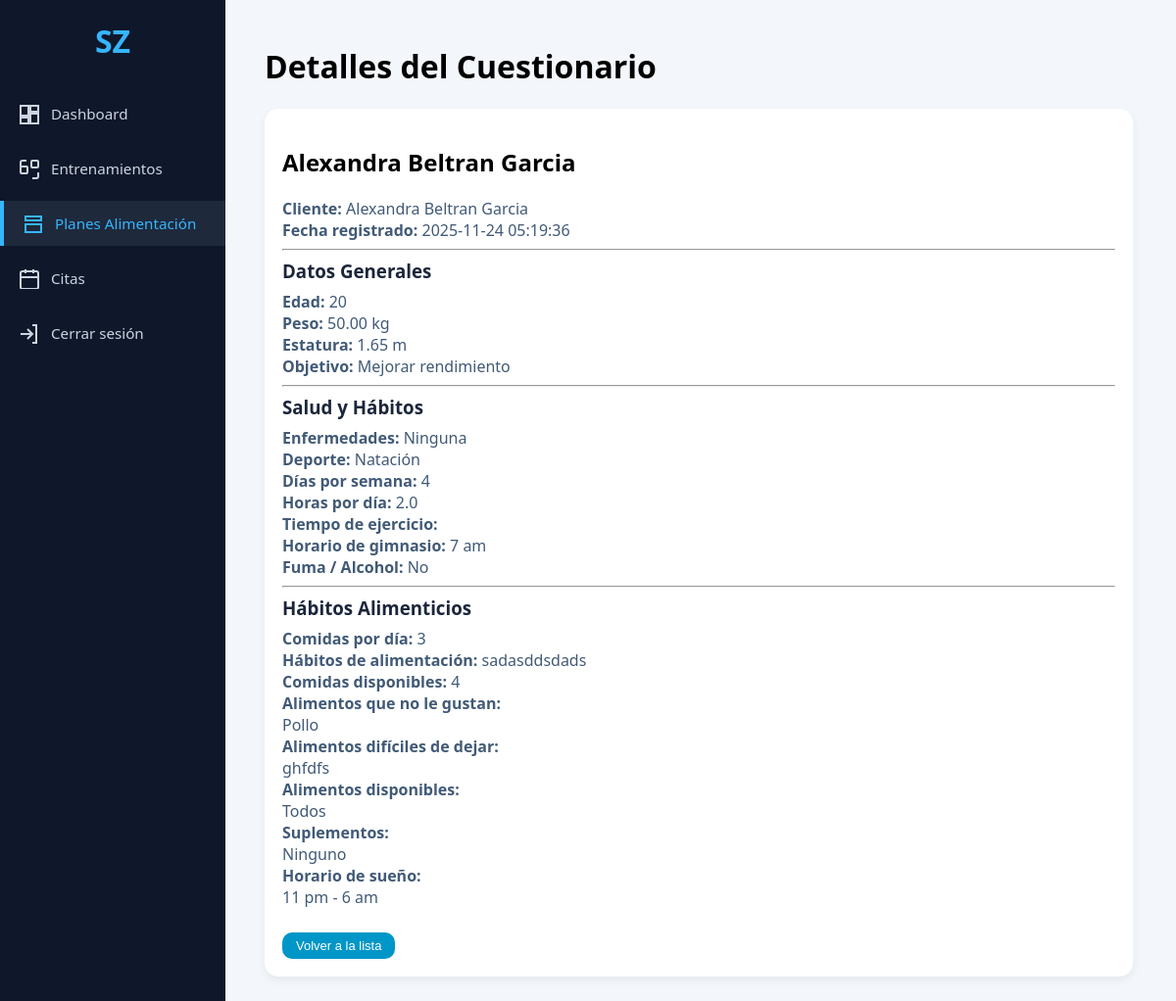
Before: /index.php?controller=PlanAlimentacion&action=ver&id=4 (signed in) with the older database file.
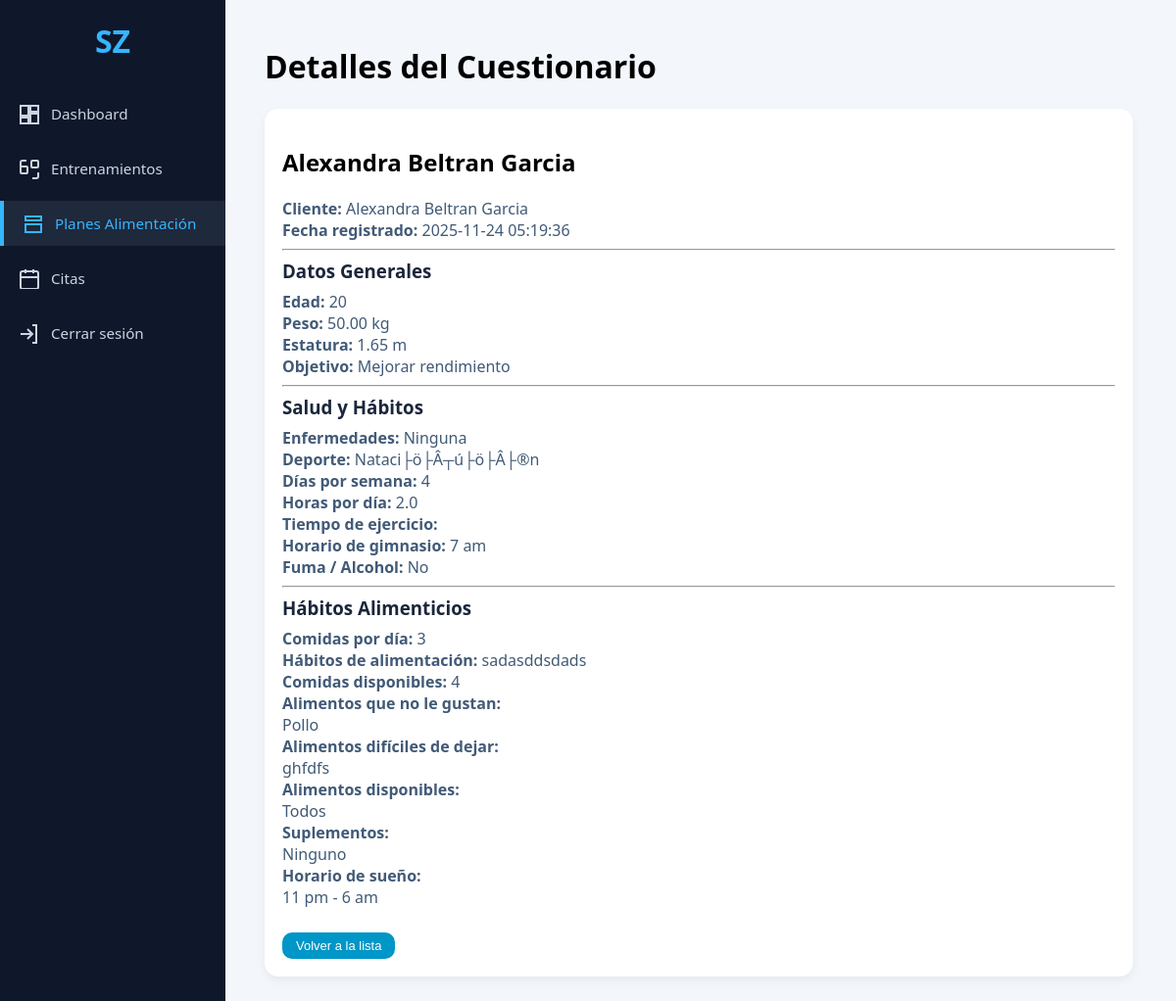
After: the same page with the newer database file.
### tables this page shows
CREATE TABLE `cuestionario_alimentacion` (
  `idCuestionario` int(11) NOT NULL AUTO_INCREMENT,
  `idUsuario` int(11) NOT NULL,
  `idCoach` int(11) DEFAULT NULL,
  `nombreCompleto` varchar(150) DEFAULT NULL,
  `edad` int(11) DEFAULT NULL,
  `peso` decimal(5,2) DEFAULT NULL,
  `estatura` decimal(4,2) DEFAULT NULL,
  `objetivo` varchar(100) DEFAULT NULL,
  `enfermedades` text DEFAULT NULL,
  `deporte` varchar(100) DEFAULT NULL,
  `diasSemana` int(11) DEFAULT NULL,
  `horasDia` decimal(3,1) DEFAULT NULL,
  `tiempoEjercicio` varchar(100) DEFAULT NULL,
  `horarioGym` varchar(100) DEFAULT NULL,
  `fumaAlcohol` varchar(100) DEFAULT NULL,
  `comidasDia` int(11) DEFAULT NULL,
  `alimentacionHabitos` text DEFAULT NULL,
  `comidasDisponibles` int(11) DEFAULT NULL,
  `alimentosNoGustan` text DEFAULT NULL,
  `alimentosDificilesDejar` text DEFAULT NULL,
  `alimentosDisponibles` text DEFAULT NULL,
  `suplementos` text DEFAULT NULL,
  `horarioSueno` varchar(100) DEFAULT NULL,
  `fechaRegistro` timestamp NOT NULL DEFAULT current_timestamp(),
  PRIMARY KEY (`idCuestionario`),
  KEY `idUsuario` (`idUsuario`),
  KEY `cuestionario_alimentacion_fk_coach` (`idCoach`),
  CONSTRAINT `cuestionario_alimentacion_fk_coach` FOREIGN KEY (`idCoach`) REFERENCES `coach` (`idCoach`) ON DELETE SET NULL ON UPDATE CASCADE,
  CONSTRAINT `cuestionario_alimentacion_ibfk_1` FOREIGN KEY (`idUsuario`) REFERENCES `usuarios` (`idUsuario`)
);

CREATE TABLE `usuarios` (
  `idUsuario` int(11) NOT NULL AUTO_INCREMENT,
  `nombre` varchar(256) NOT NULL,
  `apePa` varchar(256) DEFAULT NULL,
  `apeMa` varchar(256) DEFAULT NULL,
  `genero` varchar(50) DEFAULT NULL,
  `telefono` varchar(50) DEFAULT NULL,
  `correo` varchar(256) NOT NULL,
  `contrasena` varchar(256) NOT NULL,
  `fechaRegi` date DEFAULT curdate(),
  `rol` enum('admin','entrenador','cliente') DEFAULT 'cliente',
  `idMembresia` int(11) DEFAULT NULL,
  `idAdministrador` int(11) DEFAULT NULL,
  `idCoach` int(11) DEFAULT NULL,
  PRIMARY KEY (`idUsuario`),
  UNIQUE KEY `correo` (`correo`),
  KEY `idAdministrador` (`idAdministrador`),
  KEY `fk_usuario_entrenador` (`idCoach`),
  CONSTRAINT `fk_usuario_entrenador` FOREIGN KEY (`idCoach`) REFERENCES `coach` (`idCoach`) ON DELETE SET NULL,
  CONSTRAINT `usuarios_ibfk_1` FOREIGN KEY (`idAdministrador`) REFERENCES `administrador` (`idAdministrador`) ON DELETE SET NULL
);

### app/controllers/PlanAlimentacionController.php (called while the page is built, shortened)
<?php
require_once __DIR__ . '/../models/PlanAlimentacionModel.php';
class PlanAlimentacionController {
    private $model;
    public function __construct($db) {
        $this->model = new PlanAlimentacionModel($db);
    }
    public function ver() {
        $id = (int) $_GET['id'];
        $cuestionario = $this->model->obtenerCuestionarioPorId($id);
        require __DIR__ . '/../views/entrenador/plan-alimentacion-detalles.php';
    }
}

### app/models/PlanAlimentacionModel.php (called while the page is built, shortened)
<?php
class PlanAlimentacionModel {
    private $db;
    public function __construct($db) {
        $this->db = $db;
    }
    public function obtenerCuestionarioPorId($idCuestionario) {
        $sql = "SELECT ca.*, u.nombre AS nombreUsuario, u.apePa, u.apeMa
                FROM cuestionario_alimentacion ca
                INNER JOIN usuarios u ON u.idUsuario = ca.idUsuario
                WHERE ca.idCuestionario = ? LIMIT 1";
        $stmt = $this->db->prepare($sql);
        $stmt->bind_param("i", $idCuestionario);
        $stmt->execute();
        $result = $stmt->get_result();
        $cuestionario = $result->fetch_assoc();
        return $cuestionario;
    }
}

### app/views/entrenador/plan-alimentacion-detalles.php (the view, shortened to what the changed rows need)
<!DOCTYPE html>
<html lang="es">
<head>
    <link rel="stylesheet" href="public/css/trainer.css">
</head>
<body>
<aside class="sidebar-trainer">
    <div class="sidebar-logo">SZ</div>
    <nav class="sidebar-nav">
        <a href="index.php?controller=coach&action=index" class="sidebar-item">
            <svg fill="none" stroke="currentColor" stroke-width="2">
                <path d="M3 13h8V3H3v10zm0 8h8v-6H3v6zm10 0h8v-10h-8v10zm0-18v6h8V3h-8z"/>
            </svg>
            <span>Dashboard</span>
        </a>
        <a href="index.php?controller=entrenamientos&action=index" class="sidebar-item">
            <svg fill="none" stroke="currentColor" stroke-width="2">
                <path d="M21 15v4a2 2 0 0 1-2 2h-4"/>
                <path d="M3 9V5a2 2 0 0 1 2-2h4"/>
                <rect x="3" y="9" width="7" height="7" rx="1"/>
                <rect x="14" y="3" width="7" height="7" rx="1"/>
            </svg>
            <span>Entrenamientos</span>
        </a>
        <a href="index.php?controller=PlanAlimentacion&action=listar" class="sidebar-item active">
            <svg fill="none" stroke="currentColor" stroke-width="2">
                <path d="M4 4h16v4H4z"/>
                <path d="M4 12h16v8H4z"/>
            </svg>
            <span>Planes Alimentación</span>
        </a>
        <a href="index.php?controller=citas&action=lista" class="sidebar-item">
            <svg fill="none" stroke="currentColor" stroke-width="2">
                <rect x="3" y="4" width="18" height="18" rx="2"/>
                <path d="M16 2v4M8 2v4M3 10h18"/>
            </svg>
            <span>Citas</span>
        </a>
        <a href="index.php?controller=user&action=logout" class="sidebar-item">
            <svg fill="none" stroke="currentColor" stroke-width="2">
                <path d="M15 3h4v18h-4"/>
                <path d="M10 17l5-5-5-5"/>
                <path d="M15 12H3"/>
            </svg>
            <span>Cerrar sesión</span>
        </a>
    </nav>
</aside>
<main class="main-content">
    <h1>Detalles del Cuestionario</h1>
    <div class="training-card" style="max-width:850px; margin-top:20px;">
        <h2><?= htmlspecialchars($cuestionario['nombreCompleto']) ?></h2>
        <p><strong>Cliente:</strong>
            <?= htmlspecialchars($cuestionario['nombreUsuario'] . ' ' . $cuestionario['apePa'] . ' ' . $cuestionario['apeMa']) ?>
        </p>
        <p><strong>Fecha registrado:</strong> <?= htmlspecialchars($cuestionario['fechaRegistro']) ?></p>
        <hr>
        <h3>Datos Generales</h3>
        <p><strong>Edad:</strong> <?= $cuestionario['edad'] ?></p>
        <p><strong>Peso:</strong> <?= $cuestionario['peso'] ?> kg</p>
        <p><strong>Estatura:</strong> <?= $cuestionario['estatura'] ?> m</p>
        <p><strong>Objetivo:</strong> <?= htmlspecialchars($cuestionario['objetivo']) ?></p>
        <hr>
        <h3>Salud y Hábitos</h3>
        <p><strong>Enfermedades:</strong> <?= nl2br(htmlspecialchars($cuestionario['enfermedades'])) ?></p>
        <p><strong>Deporte:</strong> <?= htmlspecialchars($cuestionario['deporte']) ?></p>
        <p><strong>Días por semana:</strong> <?= $cuestionario['diasSemana'] ?></p>
        <p><strong>Horas por día:</strong> <?= $cuestionario['horasDia'] ?></p>
        <p><strong>Tiempo de ejercicio:</strong> <?= htmlspecialchars($cuestionario['tiempoEjercicio']) ?></p>
        <p><strong>Horario de gimnasio:</strong> <?= htmlspecialchars($cuestionario['horarioGym']) ?></p>
        <p><strong>Fuma / Alcohol:</strong> <?= htmlspecialchars($cuestionario['fumaAlcohol']) ?></p>
        <hr>
        <h3>Hábitos Alimenticios</h3>
        <p><strong>Comidas por día:</strong> <?= $cuestionario['comidasDia'] ?></p>
        <p><strong>Hábitos de alimentación:</strong> <?= nl2br(htmlspecialchars($cuestionario['alimentacionHabitos'])) ?></p>
        <p><strong>Comidas disponibles:</strong> <?= htmlspecialchars($cuestionario['comidasDisponibles']) ?></p>
        <p><strong>Alimentos que no le gustan:</strong><br>
            <?= nl2br(htmlspecialchars($cuestionario['alimentosNoGustan'])) ?>
        </p>
        <p><strong>Alimentos difíciles de dejar:</strong><br>
            <?= nl2br(htmlspecialchars($cuestionario['alimentosDificilesDejar'])) ?>
        </p>
        <p><strong>Alimentos disponibles:</strong><br>
            <?= nl2br(htmlspecialchars($cuestionario['alimentosDisponibles'])) ?>
        </p>
        <p><strong>Suplementos:</strong><br>
            <?= nl2br(htmlspecialchars($cuestionario['suplementos'])) ?>
        </p>
        <p><strong>Horario de sueño:</strong><br>
            <?= nl2br(htmlspecialchars($cuestionario['horarioSueno'])) ?>
        </p>
        <div style="margin-top:25px;">
            <a href="index.php?controller=PlanAlimentacion&action=listar">
                <button class="btn-small btn-edit">Volver a la lista</button>
            </a>
        </div>
    </div>
</main>
</body>
</html>

Changed rows visible on the page:
changed cuestionario_alimentacion "Alexandra Beltran Garcia": deporte "Natación" → "Nataci├ö├Â┬ú├ö├Â├®n"
